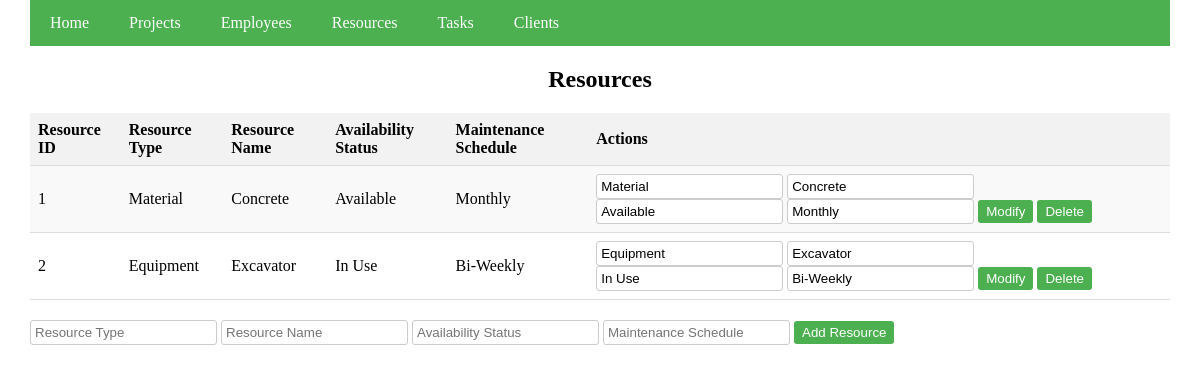
Before: /resources with the older database file.
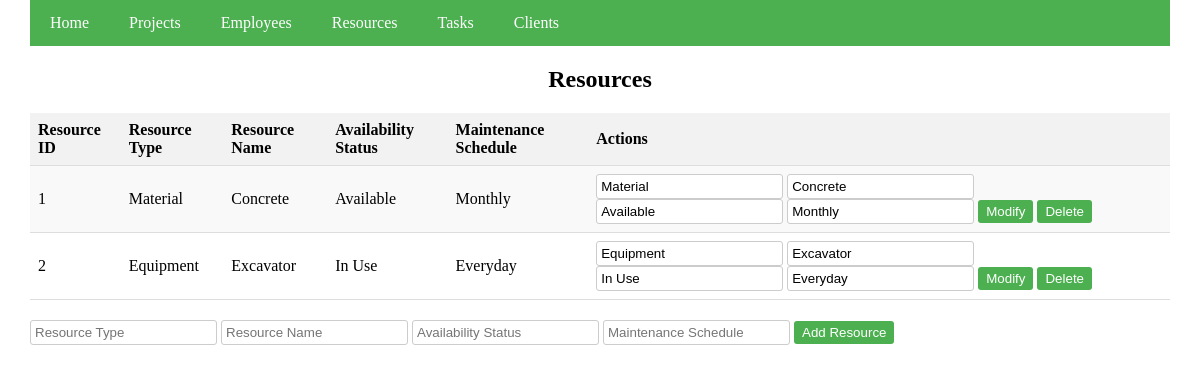
After: the same page with the newer database file.
### app.py (models this page shows)
class Resource(db.Model):
    ResourceID = db.Column(db.Integer, primary_key=True)
    ResourceType = db.Column(db.String(50), nullable=False)
    ResourceName = db.Column(db.String(50), nullable=False)
    AvailabilityStatus = db.Column(db.String(20), nullable=False)
    MaintenanceSchedule = db.Column(db.String(50), nullable=True)

### app.py (the view)
@app.route('/resources')
def resources():
    return render_template('resources.html', resources=Resource.query.all())

### templates/resources.html (shortened to what this page needs)
<!DOCTYPE html>
<html lang="en">
  <head>
  </head>
  <body>
    <div class="container">
      <div class="navbar">
        <a href="/">Home</a>
        <a href="/projects">Projects</a>
        <a href="/employees">Employees</a>
        <a href="/resources">Resources</a>
        <a href="/tasks">Tasks</a>
        <a href="/clients">Clients</a>
      </div>
      <h2>Resources</h2>
      <table>
        <tr>
          <th>Resource ID</th>
          <th>Resource Type</th>
          <th>Resource Name</th>
          <th>Availability Status</th>
          <th>Maintenance Schedule</th>
          <th>Actions</th>
        </tr>
        {% for resource in resources %}
        <tr>
          <td>{{ resource.ResourceID }}</td>
          <td>{{ resource.ResourceType }}</td>
          <td>{{ resource.ResourceName }}</td>
          <td>{{ resource.AvailabilityStatus }}</td>
          <td>{{ resource.MaintenanceSchedule }}</td>
          <td>
            <form
              method="POST"
              action="/modify_resource/{{ resource.ResourceID }}"
            >
              <input
                type="text"
                name="resource_type"
                value="{{ resource.ResourceType }}"
              />
              <input
                type="text"
                name="resource_name"
                value="{{ resource.ResourceName }}"
              />
              <input
                type="text"
                name="availability_status"
                value="{{ resource.AvailabilityStatus }}"
              />
              <input
                type="text"
                name="maintenance_schedule"
                value="{{ resource.MaintenanceSchedule }}"
              />
              <button type="submit">Modify</button>
            </form>
            <form
              method="POST"
              action="/delete_resource/{{ resource.ResourceID }}"
            >
              <button type="submit">Delete</button>
            </form>
          </td>
        </tr>
        {% endfor %}
      </table>
      <form method="POST" action="/add_resource">
        <input
          type="text"
          name="resource_type"
          placeholder="Resource Type"
          required
        />
        <input
          type="text"
          name="resource_name"
          placeholder="Resource Name"
          required
        />
        <input
          type="text"
          name="availability_status"
          placeholder="Availability Status"
          required
        />
        <input
          type="text"
          name="maintenance_schedule"
          placeholder="Maintenance Schedule"
        />
        <button type="submit">Add Resource</button>
      </form>
    </div>
  </body>
</html>

Changed rows visible on the page:
changed Resource "Equipment": MaintenanceSchedule "Bi-Weekly" → "Everyday"; maintenance_schedule "Bi-Weekly" → "Everyday"
